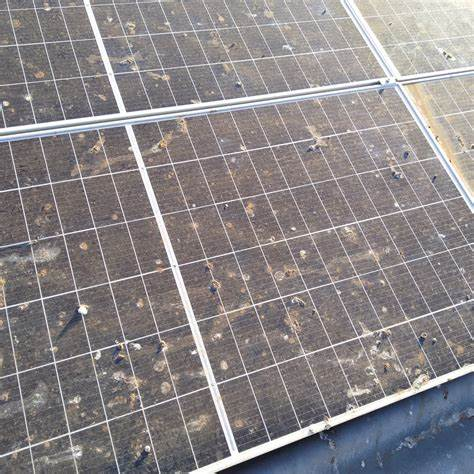
#> input picture Faulty_solar_panel/Bird-drop/Bird (10).jpg, 474 x 474 px; its folder holds only this picture in this run
$ jupyter execute --allow-errors 'assignment2_(134)Muzammilkhon.ipynb'
#> lines starting #> are read from the running program, lines starting #| are printed output that depends on the picture
# Programming Assignment 2
**Student:** Muzammilkhon Muradullaev
**Dataset:** Faulty Solar Panel (Bird-drop, Snow-Covered, Dusty, Clean)

This notebook uses three assigned methods:
- **Naïve Bayes:** `GaussianNB`
- **Neural Network:** `MLPClassifier(hidden_layer_sizes=(10,10,10))`
- **Random Forest:** `RandomForestClassifier`

## Step 1 — Imports & Configuration

[cell 1]
import numpy as np
import pandas as pd
import matplotlib.pyplot as plt
from pathlib import Path
import warnings, base64

from skimage import io as skio
from skimage.color import rgb2gray
from skimage import filters, exposure

from sklearn.model_selection import train_test_split, StratifiedKFold, KFold, cross_val_score, GridSearchCV
from sklearn.preprocessing import StandardScaler
from sklearn.naive_bayes import GaussianNB
from sklearn.neural_network import MLPClassifier
from sklearn.ensemble import RandomForestClassifier
from sklearn.svm import LinearSVC, SVC
from sklearn.metrics import accuracy_score, f1_score, classification_report, confusion_matrix, ConfusionMatrixDisplay

from joblib import dump

warnings.filterwarnings('ignore')

DATA_DIR = Path('/Users/muradullaev03/Downloads/Faulty_solar_panel')
CLASSES = ['Bird-drop', 'Snow-Covered', 'Dusty', 'Clean']
IMG_EXTS = {'.jpg', '.jpeg', '.png'}
NBINS = 36
RANDOM_STATE = 42
ART_PREFIX = 'pa2'
REPORT_HTML = 'pa2_report.html'

print('DATA_DIR =', DATA_DIR)
print('CLASSES  =', CLASSES)
print('NBINS    =', NBINS)

## Step 2 — Data Loading & Feature Extraction Helpers

[cell 2]
def load_image_gray(path: Path):
    img = skio.imread(path)
#> img is the input picture: shape (474, 474, 3); mean R, G, B 138.7, 133.8, 135.2
    if img.ndim == 2:
        gray = img.astype(np.float32)
        if gray.max() > 1.01:
            gray = gray/255.0
    else:
        if img.shape[-1] == 4:
            img = img[..., :3]
        gray = rgb2gray(img).astype(np.float32)
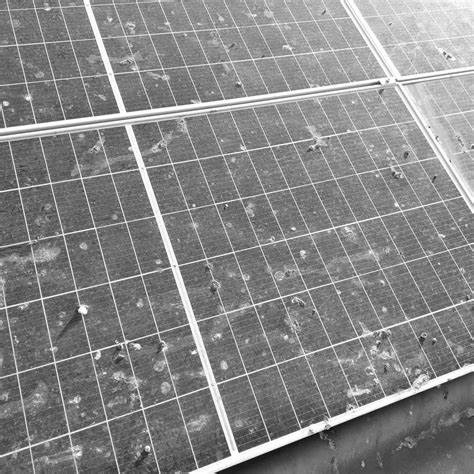
#> gray: shape (474, 474) float32; min 0.00338, max 1, mean 0.529
    return np.clip(gray, 0.0, 1.0)

def angle(dx, dy):
    return np.mod(np.arctan2(dy, dx), np.pi)

def grad_orientation_hist(gray: np.ndarray, nbins: int = NBINS):
#> called with nbins = 36
    dx = filters.sobel_h(gray)
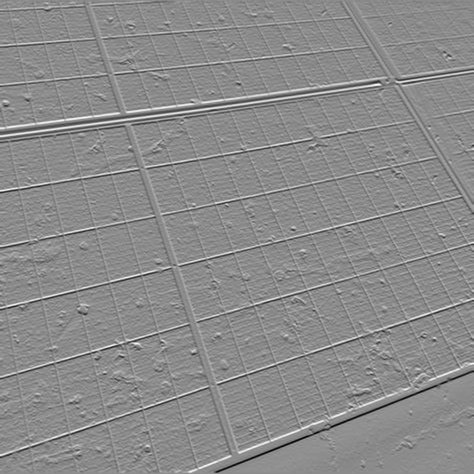
#> dx: shape (474, 474) float32; min -0.879, max 0.728, mean -0.00121; drawn with min black and max white
    dy = filters.sobel_v(gray)
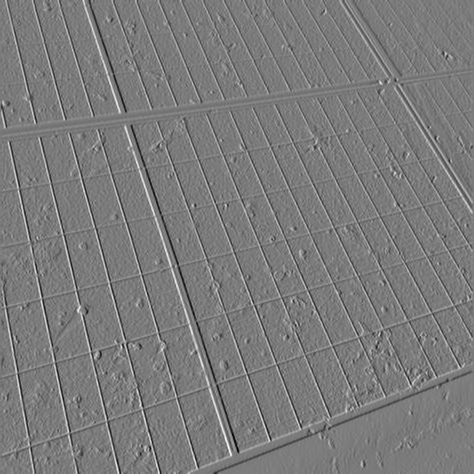
#> dy: shape (474, 474) float32; min -0.695, max 0.743, mean 0.000645; drawn with min black and max white
    theta = angle(dx, dy)
#> in angle, `return np.mod(np.arctan2(dy, dx), np.pi)`:
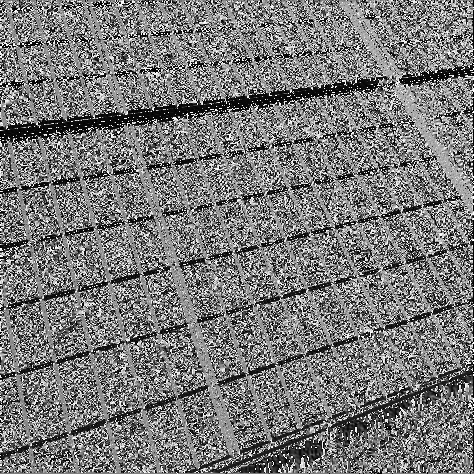
#> returned value: shape (474, 474) float32; min 0, max 3.14, mean 1.49; drawn with min black and max white
    counts, centers = exposure.histogram(theta, nbins=nbins)
#> counts = 36 values, max 11206 at index 1, min 4360 at index 13, mean 6241; centers = 36 values from 0.0436 to 3.1
    counts = counts.astype(np.float32)
    if counts.sum() > 0:
        counts = counts/(counts.sum()+1e-10)
#> counts = 36 values, max 0.0499 at index 1, min 0.0194 at index 13, mean 0.0278
    return counts

def list_images_by_class(data_dir: Path, classes):
    mapping = {}
    for cls in classes:
        cls_dir = data_dir / cls
        files = []
        if cls_dir.exists():
            for p in cls_dir.rglob('*'):
                if p.suffix.lower() in IMG_EXTS and p.is_file():
                    files.append(p)
        mapping[cls] = sorted(files)
    return mapping

def build_feature_matrix(images_by_class):
    X, y, paths = [], [], []
    for cls, files in images_by_class.items():
        for p in files:
            try:
                g = load_image_gray(p)
                h = grad_orientation_hist(g)
#> h has the same summary as counts in grad_orientation_hist
                X.append(h); y.append(cls); paths.append(str(p))
            except Exception as e:
                print(f'[WARN] skip {p}: {e}')
    X = np.vstack(X) if X else np.zeros((0, NBINS), dtype=np.float32)
    y = np.array(y)
    return X, y, paths

## Step 3 — Inspect Dataset

[cell 3]
images_by_class = list_images_by_class(DATA_DIR, CLASSES)
for cls, files in images_by_class.items():
    print(f'{cls:>14s}: {len(files)} files')

ncols = 4
fig, axs = plt.subplots(1, ncols, figsize=(12, 3))
axs = np.atleast_1d(axs)
for i, cls in enumerate(CLASSES[:ncols]):
    ax = axs[i]
    ax.axis('off')
    if images_by_class[cls]:
        g = load_image_gray(images_by_class[cls][0])
        ax.imshow(g, cmap='gray')
        ax.set_title(cls)
    else:
        ax.text(0.5, 0.5, f'No images\n{cls}', ha='center', va='center')
plt.tight_layout(); plt.show()

## Step 4 — Feature Matrix

[cell 4]
X, y, paths = build_feature_matrix(images_by_class)
print('Feature matrix:', X.shape, ' Labels:', y.shape)
#| Feature matrix: (2, 36)  Labels: (2,)
if len(y) == 0:
    raise RuntimeError('No data found. Check DATA_DIR and class folders.')
print('Label distribution:', {c: int((y==c).sum()) for c in CLASSES})

## Step 5 — Train/Test Split + Standardization

[cell 5]
X_train, X_test, y_train, y_test = train_test_split(
    X, y, test_size=0.2, random_state=42, stratify=y
)
print('Train:', X_train.shape, ' Test:', X_test.shape)
#| Train: (1, 36)  Test: (1, 36)

from sklearn.preprocessing import StandardScaler
scaler = StandardScaler()
X_train_s = scaler.fit_transform(X_train)
X_test_s  = scaler.transform(X_test)
from joblib import dump
dump(scaler, f'{ART_PREFIX}_scaler.joblib')
print('Saved:', f'{ART_PREFIX}_scaler.joblib')

## Step 6 — Evaluate NB, MLP, RF

[cell 6]
from sklearn.metrics import accuracy_score, f1_score, classification_report, confusion_matrix, ConfusionMatrixDisplay
from sklearn.model_selection import StratifiedKFold, cross_val_score

def evaluate_three(X_train, X_test, y_train, y_test, class_names, out_prefix='pa2'):
#> called with X_train = array of shape (1, 36), X_test = array of shape (1, 36), y_train = array of shape (1,), y_test = array of shape (1,), out_prefix = 'pa2'
    classifiers = {
        'GaussianNB': GaussianNB(),
        'MLP_3x10': MLPClassifier(hidden_layer_sizes=(10,10,10), random_state=42, max_iter=500),
        'RandomForest': RandomForestClassifier(random_state=42)
    }
    results = []
    skf = StratifiedKFold(n_splits=5, shuffle=True, random_state=42)
    for name, clf in classifiers.items():
        print(f'\n--- {name} ---')
        cv_scores = cross_val_score(clf, X_train, y_train, cv=skf, scoring='accuracy', n_jobs=-1)
        print(f'Mean val acc (5-fold stratified): {cv_scores.mean():.4f} ± {cv_scores.std():.4f}')
        clf.fit(X_train, y_train)
        y_pred = clf.predict(X_test)
        acc = accuracy_score(y_test, y_pred)
        f1m = f1_score(y_test, y_pred, average='macro')
        print(f'Test accuracy: {acc:.4f} | Test macro-F1: {f1m:.4f}')
        print(classification_report(y_test, y_pred, digits=4))

        cm = confusion_matrix(y_test, y_pred, labels=class_names)
        disp = ConfusionMatrixDisplay(confusion_matrix=cm, display_labels=class_names)
        fig, ax = plt.subplots(figsize=(6,5))
        disp.plot(ax=ax)
        ax.set_title(f'Confusion Matrix — {name}')
        plt.tight_layout()
        cm_file = f'{out_prefix}_confusion_{name}.png'
        fig.savefig(cm_file); plt.show()
        print('Saved:', cm_file)

        dump(clf, f'{out_prefix}_{name}.joblib'); print('Saved model:', f'{out_prefix}_{name}.joblib')
        results.append({'method': name, 'mean_val_accuracy': float(cv_scores.mean()),
                        'test_accuracy': float(acc), 'test_macro_f1': float(f1m),
                        'confusion_matrix_file': cm_file, 'model_file': f'{out_prefix}_{name}.joblib'})
    df = pd.DataFrame(results)
    df.to_csv(f'{out_prefix}_summary.csv', index=False)
    print('Summary saved to', f'{out_prefix}_summary.csv')
    return df

#> (the rest of this cell did not finish here and is left out)
